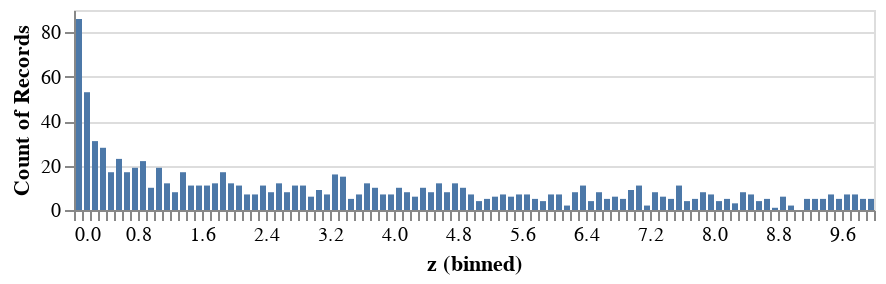

The code cell stored with this chart in its notebook:
### Markdown cell above
Many of you are probably already familiar with histograms. Histograms are a way of visualizing observed data. Each observed value is stacked up on top of its approximate label (e.g. any $z$ between 0.5 and 1.5 is labeled "1") and the counts are plotted:

### Code cell
z = [realize_cont(Z) for i in range(1000)] # 1000 draws from Z

plot_df = pd.DataFrame({'z':z})
alt.Chart(plot_df, height=100, width=400).mark_bar().encode(
    alt.X('z', bin=alt.Bin(maxbins=100)),
    y='count()'
)

### Figure 1 — Vega-Lite specification as saved in the notebook (floating-point values rounded to 4 significant figures; data arrays with more than 128 entries replaced by an {"elided": "..."} marker saying what was removed)
{"$schema": "https://vega.github.io/schema/vega-lite/v3.4.0.json", "config": {"mark": {"tooltip": null}, "view": {"height": 300, "width": 400}}, "data": {"name": "data-7ca95c7d20b8abb2f78d98b0f0933ae9"}, "datasets": {"data-7ca95c7d20b8abb2f78d98b0f0933ae9": {"elided": "1000 records"}}, "encoding": {"x": {"bin": {"maxbins": 100}, "field": "z", "type": "quantitative"}, "y": {"aggregate": "count", "type": "quantitative"}}, "height": 100, "mark": "bar", "width": 400}
